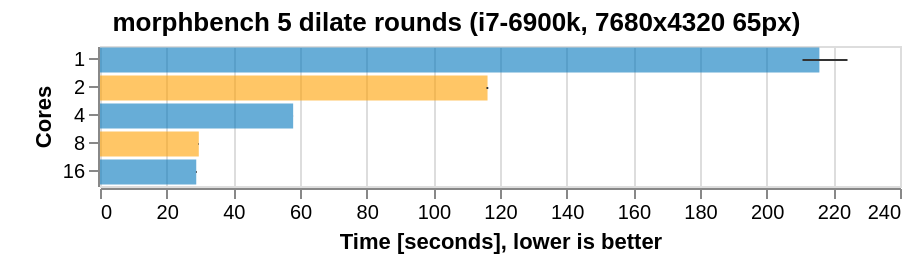

Here is the Vega-Lite specification saved for this chart:
### Vega-Lite specification from a JSON file in a GitHub repository (floating-point values rounded to 4 significant figures)
{"$schema": "https://vega.github.io/schema/vega-lite/v4.json", "title": {"text": "morphbench 5 dilate rounds (i7-6900k, 7680x4320 65px)", "anchor": "middle"}, "data": {"values": [{"set": "", "var": 1, "times": [211325, 221946, 224253, 210811, 210748]}, {"set": "", "var": 2, "times": [116284, 116250, 116352, 116487, 115943]}, {"set": "", "var": 4, "times": [57940.0, 57950.0, 57940.0, 57950.0, 57950.0]}, {"set": "", "var": 8, "times": [29640.0, 29566, 29620.0, 29700.0, 29680]}, {"set": "", "var": 16, "times": [28810.0, 29010.0, 28900, 28860.0, 28790.0]}]}, "transform": [{"flatten": ["times"]}, {"calculate": "datum.times/1000", "as": "times"}, {"aggregate": [{"op": "min", "field": "times", "as": "timem"}, {"op": "max", "field": "times", "as": "timex"}, {"op": "mean", "field": "times", "as": "timean"}], "groupby": ["set", "var"]}], "facet": {"row": {"field": "set", "type": "nominal", "header": {"title": "", "labelAngle": 0, "labelFontSize": 12}, "sort": ["SSE2", "AVX2", "AVX512F"]}}, "spec": {"encoding": {"y": {"field": "var", "type": "ordinal", "axis": {"title": "Cores"}, "sort": "ascending"}}, "layer": [{"mark": {"type": "bar", "opacity": 0.6}, "height": {"step": 14}, "encoding": {"x": {"field": "timean", "type": "quantitative"}, "color": {"field": "var", "type": "ordinal", "scale": {"range": ["#0277bd", "#ffa000"]}, "legend": null, "sort": "ascending"}}}, {"width": 400, "mark": {"type": "errorbar", "color": "#333"}, "encoding": {"x": {"field": "timem", "type": "quantitative", "axis": {"title": "Time [seconds], lower is better", "grid": true}}, "x2": {"field": "timex"}, "size": {"value": 2}}}]}}
